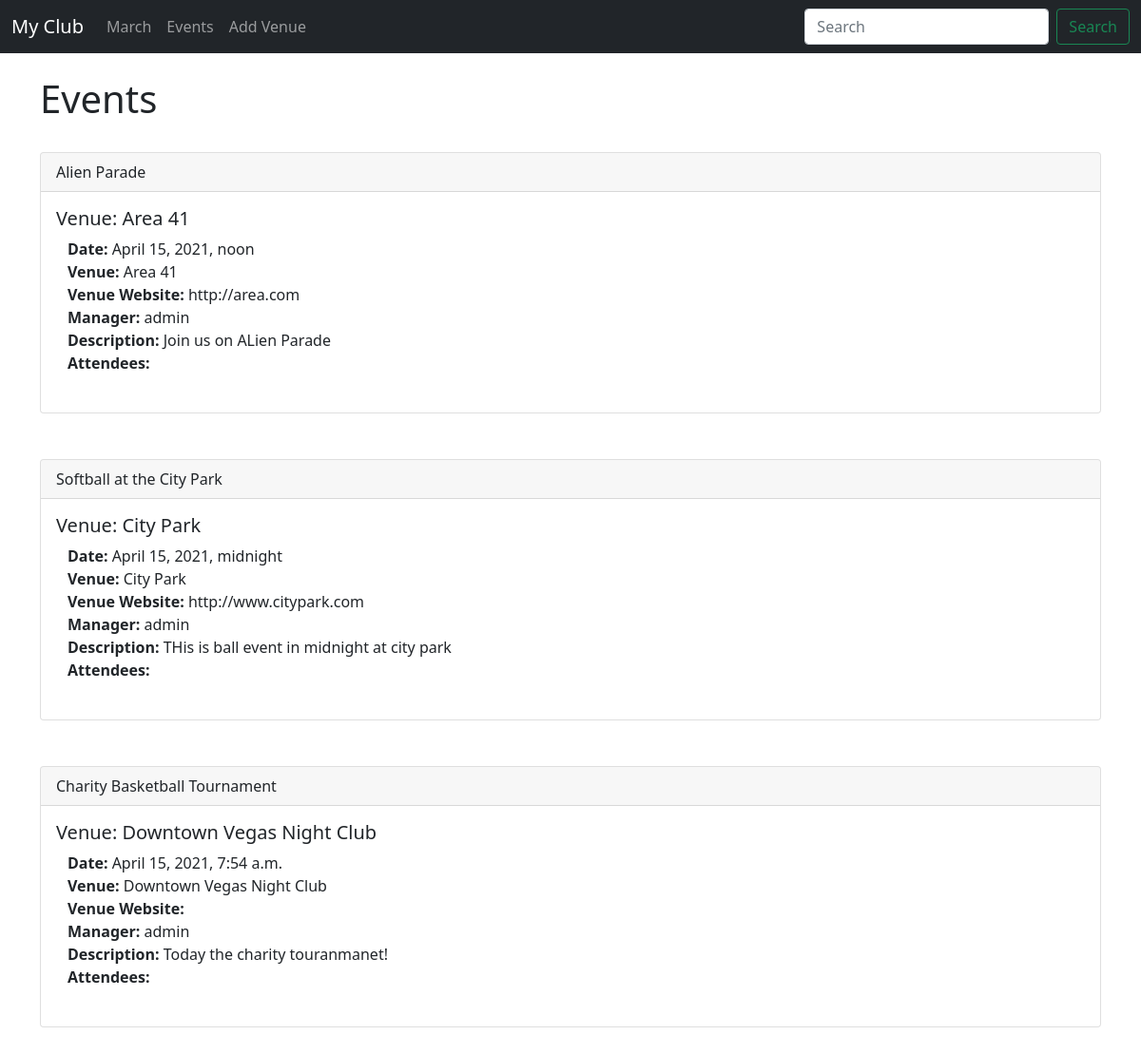
Screenshot of /events/ with the database file from the repository.
### events/models.py (models this page shows)
class Event(models.Model):
    name = models.CharField('Event Name', max_length=120)
    event_date = models.DateTimeField('Event Date')
    venue = models.ForeignKey(Venue, blank=True, null=True, on_delete=models.CASCADE)
    manager = models.ForeignKey(User, blank=True, null=True, on_delete=models.SET_NULL)
    description = models.TextField(blank=True)
    attendees = models.ManyToManyField(MyClubUser, blank=True)
    def __str__(self):
        return self.name

class Venue(models.Model):
    name = models.CharField('Venue name', max_length=120)
    address = models.CharField(max_length=300)
    zip_code = models.CharField("Zip Code", max_length=15)
    phone = models.CharField('Contact Phone', max_length=25, blank=True)
    web = models.URLField('Website Address', blank=True)
    email_address = models.EmailField('Email Address',  blank=True)
    def __str__(self):
        return self.name

### events/views.py (the view)
# urls.py: path('events/', views.all_events, name="list-events"),
def all_events(request):
    event_list = Event.objects.all()
    return render(request, 'events/event_list.html', {
        'event_list': event_list,
    })

### events/templates/events/event_list.html (shortened to what this page needs)
{% extends 'events/base.html' %}
{% block content %}
    <h1>Events</h1><br>
    {% for event in event_list %}
<div class="card">
  <div class="card-header">
    {{ event }}
  </div>
  <div class="card-body">
    <h5 class="card-title">Venue: {{ event.venue }}</h5>
    <p class="card-text container">
            <strong>Date: </strong> {{ event.event_date }}<br>
            <strong>Venue: </strong> {{ event.venue }} <br>
            <strong>Venue Website: </strong> {{ event.venue.web }}<br>
            <strong>Manager: </strong> {{ event.manager }}<br>
            <strong>Description: </strong> {{ event.description }}<br>
            <strong>Attendees: </strong><br>
                <br>
    </p>
  </div>
</div><br><br>
    {% endfor %}
{% endblock %}

### events/templates/events/base.html (shortened to what this page needs)
<!doctype html>
<html lang="en">
  <head>
    <link href="https://cdn.jsdelivr.net/npm/bootstrap@5.0.0-beta3/dist/css/bootstrap.min.css" rel="stylesheet">
  </head>
  <body>
  {% include 'events/navbar.html'%}
  <br>
   <div class="container">
    {% block content %}
    {% endblock %}
       </div>
  </body>
</html>

### events/templates/events/navbar.html (shortened to what this page needs)
<nav class="navbar navbar-expand-lg navbar-dark bg-dark">
  <div class="container-fluid">
    <a class="navbar-brand" href="{% url 'home' %}">My Club</a>
    <div class="collapse navbar-collapse" id="navbarSupportedContent">
      <ul class="navbar-nav me-auto mb-2 mb-lg-0">
        <li class="nav-item">
          <a class="nav-link" href="{% url 'home' '2021' 'March' %}">March</a>
        </li>
            <li class="nav-item">
              <a class="nav-link" href="{% url 'list-events'%}">Events</a>
            </li>
              <li class="nav-item">
                <a class="nav-link" href="{% url 'add-venue'%}">Add Venue</a>
              </li>
      </ul>
      <form class="d-flex">
        <input class="form-control me-2" type="search" placeholder="Search" aria-label="Search">
        <button class="btn btn-outline-success" type="submit">Search</button>
      </form>
    </div>
  </div>
</nav>

### rows the page displays
Event: name "Alien Parade", venue "Area 41", event_date "April 15, 2021, noon", venue.web "http://area.com", manager "admin", description "Join us on ALien Parade"
Event: name "Softball at the City Park", venue "City Park", event_date "April 15, 2021, midnight", venue.web "http://www.citypark.com", manager "admin", description "THis is ball event in midnight at city park"
Event: name "Charity Basketball Tournament", venue "Downtown Vegas Night Club", event_date "April 15, 2021, 7:54 a.m.", manager "admin", description "Today the charity touranmanet!"
